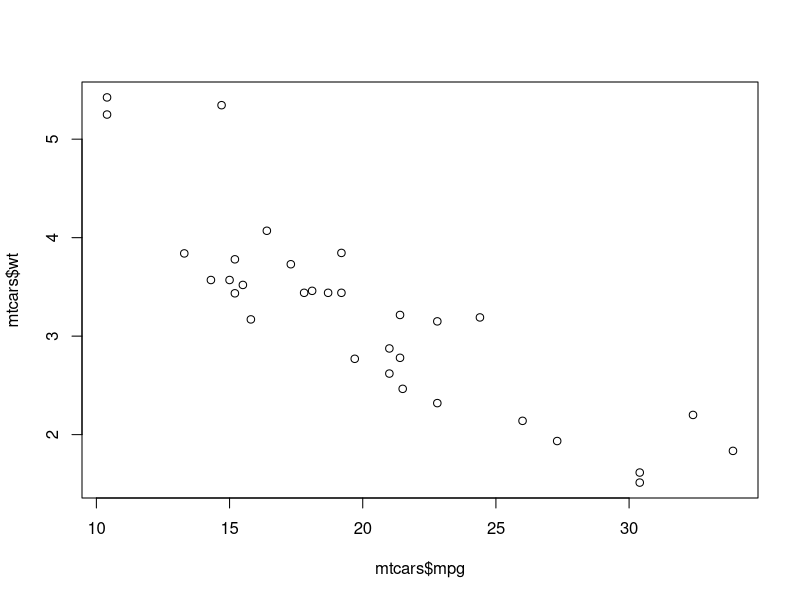
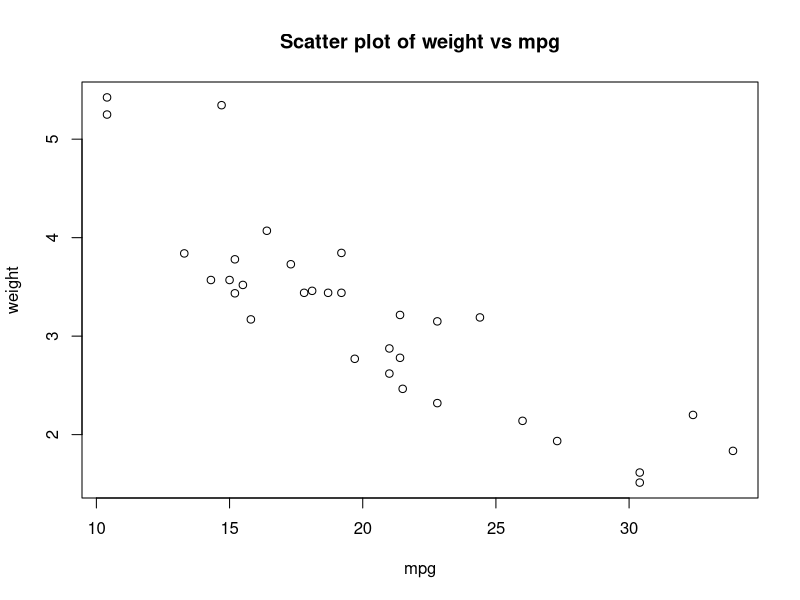
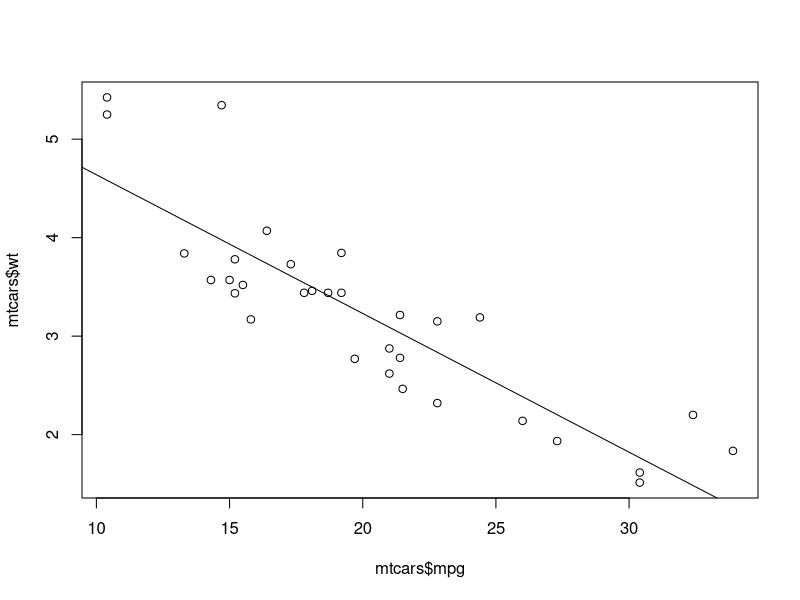
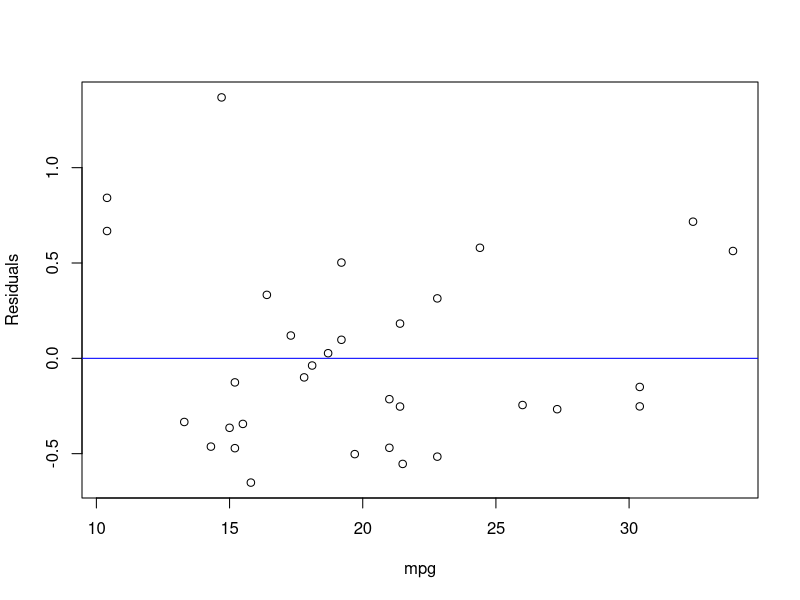

Reproduce these figures in R, in order.
## ---- chunk 1
plot(mtcars$mpg,mtcars$wt)
plot(mtcars$mpg,mtcars$wt, xlab="mpg", ylab="weight", main="Scatter plot of weight vs mpg")
## ---- chunk 2
cor(mtcars$mpg,mtcars$wt)
## ---- chunk 3
lm(mtcars$wt~mtcars$mpg)
#Or
L=lm(mtcars$wt~mtcars$mpg)
L$coeff
#Or
lm(wt~mpg,data=mtcars)
## ---- chunk 4
plot(mtcars$mpg,mtcars$wt)
abline(L)
## ---- chunk 5
plot(mtcars$mpg,L$residuals, xlab = "mpg", ylab = "Residuals")
abline(h = 0, col = "blue")
